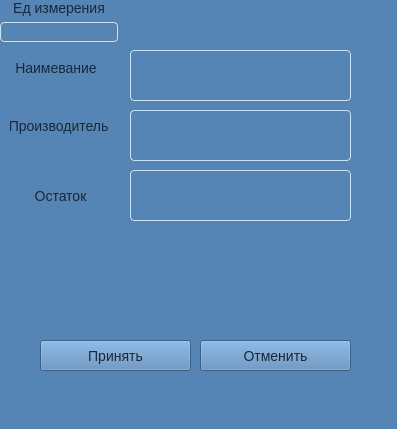
<?xml version="1.0" encoding="UTF-8"?>
<ui version="4.0">
 <class>MainWindow</class>
 <widget class="QMainWindow" name="MainWindow">
  <property name="geometry">
   <rect>
    <x>0</x>
    <y>0</y>
    <width>397</width>
    <height>429</height>
   </rect>
  </property>
  <property name="windowTitle">
   <string>Остаток</string>
  </property>
  <property name="styleSheet">
   <string notr="true">background: #5585B5;
padding: 0;
    margin: 0;
    font-family: 'Open Sans', sans-serif;
    font-size: 14px;
    color: #1D2734;</string>
  </property>
  <widget class="QWidget" name="centralwidget">
   <widget class="QWidget" name="">
    <layout class="QVBoxLayout" name="verticalLayout_4">
     <item>
      <widget class="QLabel" name="lMeasurment">
       <property name="text">
        <string>Ед измерения</string>
       </property>
       <property name="alignment">
        <set>Qt::AlignCenter</set>
       </property>
      </widget>
     </item>
     <item>
      <widget class="QLineEdit" name="measurment">
       <property name="styleSheet">
        <string notr="true">width: 100%;
    outline: none;
    border: 1px solid #DCDEE1;
    border-radius: 4px;
    color: #1D2734;
    padding-left: 16px;
    box-sizing: border-box;
    -webkit-appearance: none;</string>
       </property>
      </widget>
     </item>
    </layout>
   </widget>
   <widget class="QLineEdit" name="producer">
    <property name="geometry">
     <rect>
      <x>130</x>
      <y>110</y>
      <width>221</width>
      <height>51</height>
     </rect>
    </property>
    <property name="styleSheet">
     <string notr="true">width: 100%;
    outline: none;
    border: 1px solid #DCDEE1;
    border-radius: 4px;
    color: #1D2734;
    padding-left: 16px;
    box-sizing: border-box;
    -webkit-appearance: none;</string>
    </property>
   </widget>
   <widget class="QLabel" name="lProducer">
    <property name="geometry">
     <rect>
      <x>10</x>
      <y>110</y>
      <width>101</width>
      <height>31</height>
     </rect>
    </property>
    <property name="text">
     <string>Производитель </string>
    </property>
    <property name="alignment">
     <set>Qt::AlignCenter</set>
    </property>
   </widget>
   <widget class="QLabel" name="lName">
    <property name="geometry">
     <rect>
      <x>-20</x>
      <y>60</y>
      <width>152</width>
      <height>16</height>
     </rect>
    </property>
    <property name="text">
     <string>Наимевание</string>
    </property>
    <property name="alignment">
     <set>Qt::AlignCenter</set>
    </property>
   </widget>
   <widget class="QLineEdit" name="name">
    <property name="geometry">
     <rect>
      <x>130</x>
      <y>50</y>
      <width>221</width>
      <height>51</height>
     </rect>
    </property>
    <property name="styleSheet">
     <string notr="true">width: 100%;
    outline: none;
    border: 1px solid #DCDEE1;
    border-radius: 4px;
    color: #1D2734;
    padding-left: 16px;
    box-sizing: border-box;
    -webkit-appearance: none;</string>
    </property>
   </widget>
   <widget class="QPushButton" name="acceptButton">
    <property name="geometry">
     <rect>
      <x>40</x>
      <y>340</y>
      <width>151</width>
      <height>31</height>
     </rect>
    </property>
    <property name="text">
     <string>Принять</string>
    </property>
   </widget>
   <widget class="QPushButton" name="cancelButton">
    <property name="geometry">
     <rect>
      <x>200</x>
      <y>340</y>
      <width>151</width>
      <height>31</height>
     </rect>
    </property>
    <property name="text">
     <string>Отменить</string>
    </property>
   </widget>
   <widget class="QLabel" name="lAmount">
    <property name="geometry">
     <rect>
      <x>0</x>
      <y>180</y>
      <width>121</width>
      <height>31</height>
     </rect>
    </property>
    <property name="text">
     <string>Остаток</string>
    </property>
    <property name="alignment">
     <set>Qt::AlignCenter</set>
    </property>
   </widget>
   <widget class="QLineEdit" name="amount">
    <property name="geometry">
     <rect>
      <x>130</x>
      <y>170</y>
      <width>221</width>
      <height>51</height>
     </rect>
    </property>
    <property name="styleSheet">
     <string notr="true">width: 100%;
    outline: none;
    border: 1px solid #DCDEE1;
    border-radius: 4px;
    color: #1D2734;
    padding-left: 16px;
    box-sizing: border-box;
    -webkit-appearance: none;</string>
    </property>
   </widget>
  </widget>
 </widget>
 <resources/>
 <connections/>
</ui>
